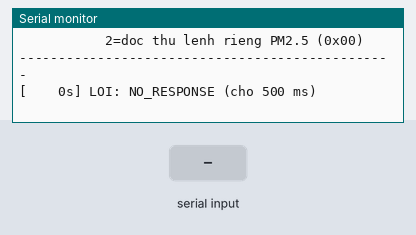
This program was run on a simulated ESP32. Parts: the last lines printed to the serial monitor. Inputs (shaded band) come from the test bench.

Above: at 2.7 s.
2.8 s: "r" received over Serial
At 3.6 s:
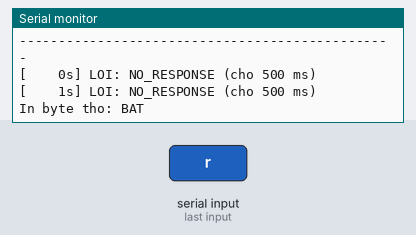
4.5 s: "R" received over Serial
At 4.9 s:
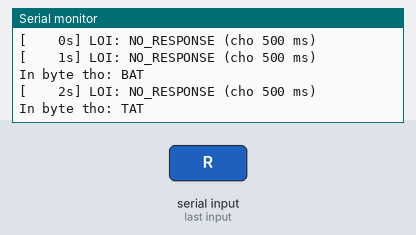
7.5 s: "s" received over Serial
At 7.9 s:
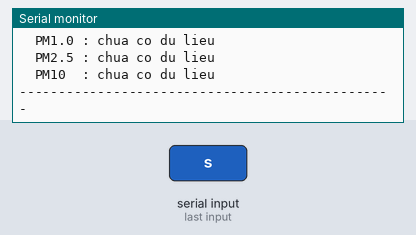
9.0 s: "h" received over the second serial link
At 9.9 s:
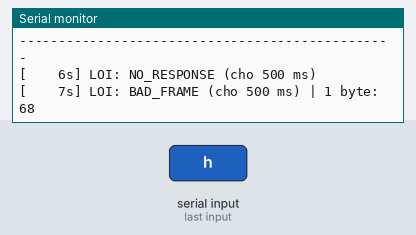
10.5 s: "S" received over Serial
At 13.33 s:
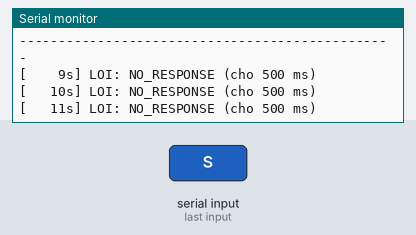
13.5 s: "c" received over Serial
At 13.9 s:
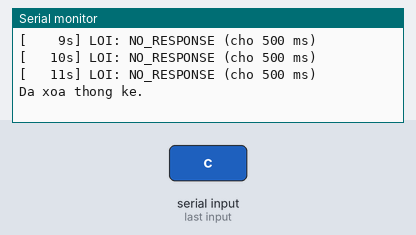

Measured:
- after the input at 2.8 s, the serial monitor: prints a new line after 0.24 s (image 1)
- after the input at 4.5 s, the serial monitor: prints a new line at once (image 2)
- after the input at 7.5 s, the serial monitor: prints a new line at once (image 3)
- after the input at 9.0 s, the serial monitor: prints a new line at once (image 4)
- after the input at 10.5 s, the serial monitor: prints a new line at once (image 5)
- after the input at 13.5 s, the serial monitor: prints a new line at once (image 6)

The program:

main.cpp
```cpp
// Chuong trinh test cam bien bui ASAIR APM10 tren ESP32.
// Doc PM1.0 / PM2.5 / PM10 moi giay, in ket qua + thong ke + goi y xu ly loi ra Serial Monitor (115200).
//
// Phim lenh tren Serial Monitor:
//   h : tro giup        r : bat/tat in byte tho (hex)     s : in thong ke ngay
//   c : xoa thong ke    p : tam dung / tiep tuc doc
//   2 : (UART) doc thu lenh rieng PM2.5 (0x00)
//   x : (I2C) gui lenh dung do        g : (I2C) gui lenh bat dau do
#include <Arduino.h>
#include <Wire.h>

#include "apm10_arduino.h"
#include "apm10_driver.h"
#include "config.h"
#include "pm25_level.h"

using namespace apm10;

static ArduinoClock gClock;

#if defined(APM10_MODE_UART)
static ArduinoUartPort gPort(Serial2);
static Apm10Uart gSensor(gPort, gClock);
static const char* kModeName = "UART (1200 baud, 8N1)";
#else
static ArduinoI2cBus gBus(Wire);
static Apm10I2c gSensor(gBus, gClock);
static const char* kModeName = "I2C (dia chi 0x08)";
#endif

// ---------------- Thong ke ----------------
struct Stat {
  uint32_t n = 0;
  uint16_t minV = 0xFFFF;
  uint16_t maxV = 0;
  uint64_t sum = 0;
  void add(uint16_t v) {
    ++n;
    sum += v;
    if (v < minV) minV = v;
    if (v > maxV) maxV = v;
  }
};

struct Stats {
  uint32_t reads = 0;
  uint32_t byStatus[static_cast<size_t>(Status::Count_)] = {0};
  uint32_t warnOrder = 0, warnRange = 0, warnLen = 0, warnReserved = 0, warnPm25Only = 0;
  Stat pm1, pm25, pm10;
};

static Stats gStats;
static bool gShowRaw = SHOW_RAW_DEFAULT;
static bool gPaused = false;
static uint32_t gConsecutiveFails = 0;
static uint32_t gLastReadMs = 0;
static uint32_t gBootMs = 0;

static void printHex(const uint8_t* data, size_t len) {
  for (size_t i = 0; i < len; ++i) Serial.printf("%02X ", data[i]);
}

static void printHelp() {
  Serial.println(F("Phim lenh: h=tro giup | r=bat/tat byte tho | s=thong ke | c=xoa thong ke | p=tam dung"));
#if defined(APM10_MODE_UART)
  Serial.println(F("           2=doc thu lenh rieng PM2.5 (0x00)"));
#else
  Serial.println(F("           x=dung do (stop) | g=bat dau do (start)"));
#endif
}

static void printStatLine(const char* name, const Stat& s) {
  if (s.n == 0) {
    Serial.printf("  %-6s: chua co du lieu\n", name);
    return;
  }
  Serial.printf("  %-6s: min=%4u  max=%4u  tb=%7.1f ug/m3  (%lu mau)\n", name, s.minV, s.maxV,
                static_cast<double>(s.sum) / s.n, static_cast<unsigned long>(s.n));
}

static void printStats() {
  const uint32_t ok = gStats.byStatus[static_cast<size_t>(Status::Ok)];
  Serial.println(F("------------------- THONG KE -------------------"));
  Serial.printf("  Tong so lan doc: %lu | Thanh cong: %lu (%.1f%%)\n", static_cast<unsigned long>(gStats.reads),
                static_cast<unsigned long>(ok), gStats.reads ? 100.0 * ok / gStats.reads : 0.0);
  for (size_t i = 1; i < static_cast<size_t>(Status::Count_); ++i) {
    if (gStats.byStatus[i]) {
      Serial.printf("  Loi %-16s: %lu\n", statusToString(static_cast<Status>(i)),
                    static_cast<unsigned long>(gStats.byStatus[i]));
    }
  }
  if (gStats.warnOrder) Serial.printf("  Canh bao PM1<=PM2.5<=PM10 sai: %lu\n", (unsigned long)gStats.warnOrder);
  if (gStats.warnRange) Serial.printf("  Canh bao vuot 1000 ug/m3     : %lu\n", (unsigned long)gStats.warnRange);
  if (gStats.warnLen) Serial.printf("  Byte LEN khac datasheet      : %lu (binh thuong, xem README)\n", (unsigned long)gStats.warnLen);
  if (gStats.warnReserved) Serial.printf("  CRC word du phong sai (I2C)  : %lu\n", (unsigned long)gStats.warnReserved);
  if (gStats.warnPm25Only) Serial.printf("  Chi nhan PM2.5 (thieu PM1/10): %lu\n", (unsigned long)gStats.warnPm25Only);
  printStatLine("PM1.0", gStats.pm1);
  printStatLine("PM2.5", gStats.pm25);
  printStatLine("PM10", gStats.pm10);
  Serial.println(F("------------------------------------------------"));
}

static void printFailHints(Status st) {
  Serial.println(F("!!! Loi lien tiep - kiem tra:"));
  Serial.println(F("    1. Nguon 5V cho APM10 (dong ~100mA), GND chung voi ESP32. Quat cam bien co quay khong?"));
#if defined(APM10_MODE_UART)
  Serial.println(F("    2. Chan SET (pin3) phai de ho hoac muc cao -> che do UART."));
  Serial.printf("    3. Day cheo: APM10 TX(pin5)->GPIO%d, APM10 RX(pin4)<-GPIO%d. Thu dao 2 day.\n", APM10_UART_RX_PIN,
                APM10_UART_TX_PIN);
  if (st == Status::BadChecksum || st == Status::BadFrame)
    Serial.println(F("    4. Co byte nhung sai khung -> nhieu/sai baud. Bam 'r' xem byte tho, day ngan, GND tot."));
  else
    Serial.println(F("    4. Khong nhan byte nao -> sai day RX/TX, sai che do SET, hoac cam bien chua cap nguon."));
#else
  Serial.println(F("    2. Chan SET (pin3) phai noi GND -> che do I2C (rut nguon cam bien sau khi doi SET)."));
  Serial.printf("    3. SDA(pin4)<->GPIO%d, SCL(pin5)<->GPIO%d, co dien tro keo len 4.7k ve 3.3V.\n", APM10_I2C_SDA_PIN,
                APM10_I2C_SCL_PIN);
  if (st == Status::CrcError)
    Serial.println(F("    4. CRC sai -> nhieu tren bus: giam do dai day, kiem tra dien tro keo len."));
  else
    Serial.println(F("    4. NACK/khong du lieu -> cam bien chua o che do do (bam 'g') hoac sai day."));
#endif
}

static void recordAndPrint(Status st, const Measurement& m, uint32_t extraMs) {
  ++gStats.reads;
  ++gStats.byStatus[static_cast<size_t>(st)];
  const uint32_t t = (millis() - gBootMs) / 1000;

  if (st != Status::Ok) {
    ++gConsecutiveFails;
    Serial.printf("[%5lus] LOI: %s", static_cast<unsigned long>(t), statusToString(st));
#if defined(APM10_MODE_UART)
    Serial.printf(" (cho %lu ms)", static_cast<unsigned long>(extraMs));
#else
    (void)extraMs;
#endif
    if (gSensor.lastRawLen() > 0) {
      Serial.printf(" | %u byte: ", static_cast<unsigned>(gSensor.lastRawLen()));
      printHex(gSensor.lastRaw(), gSensor.lastRawLen());
    }
    Serial.println();
    if (gConsecutiveFails == FAIL_HINT_AFTER) printFailHints(st);
    return;
  }

  if (gConsecutiveFails >= FAIL_HINT_AFTER) Serial.println(F(">>> Da doc lai duoc du lieu."));
  gConsecutiveFails = 0;
  if (m.has_pm1_0) gStats.pm1.add(m.pm1_0);
  if (m.has_pm2_5) gStats.pm25.add(m.pm2_5);
  if (m.has_pm10) gStats.pm10.add(m.pm10);
  if (m.warnings & kWarnOrder) ++gStats.warnOrder;
  if (m.warnings & kWarnOutOfRange) ++gStats.warnRange;
  if (m.warnings & kWarnLengthMismatch) ++gStats.warnLen;
  if (m.warnings & kWarnReservedCrc) ++gStats.warnReserved;
  if (m.warnings & kWarnPm25Only) ++gStats.warnPm25Only;

  Serial.printf("[%5lus] ", static_cast<unsigned long>(t));
  if (m.has_pm1_0) Serial.printf("PM1.0=%4u  ", m.pm1_0); else Serial.print(F("PM1.0=  --  "));
  Serial.printf("PM2.5=%4u  ", m.pm2_5);
  if (m.has_pm10) Serial.printf("PM10=%4u  ", m.pm10); else Serial.print(F("PM10=  --  "));
  Serial.printf("ug/m3 | %-10s", pm25LevelName(classifyPm25(m.pm2_5)));
  if (millis() - gBootMs < WARMUP_MS) Serial.print(F(" | dang khoi dong"));
  if (m.warnings & kWarnOrder) Serial.print(F(" | CANH BAO: PM1<=PM2.5<=PM10 sai"));
  if (m.warnings & kWarnOutOfRange) Serial.print(F(" | CANH BAO: vuot 1000"));
  if (m.warnings & kWarnPm25Only) Serial.print(F(" | chi co PM2.5"));
  if (m.warnings & kWarnReservedCrc) Serial.print(F(" | CRC du phong sai"));
  if (gShowRaw) {
    Serial.print(F(" | raw: "));
    printHex(gSensor.lastRaw(), gSensor.lastRawLen());
  }
  Serial.println();
}

static void doRead() {
  Measurement m;
#if defined(APM10_MODE_UART)
  const Status st = gSensor.readAll(m);
  recordAndPrint(st, m, gSensor.lastElapsedMs());
#else
  const Status st = gSensor.read(m);
  recordAndPrint(st, m, 0);
#endif
  if (gStats.reads % STATS_EVERY_N_READS == 0) printStats();
}

static void handleKey(int c) {
  switch (c) {
    case 'h': case 'H': printHelp(); break;
    case 'r': case 'R':
      gShowRaw = !gShowRaw;
      Serial.printf("In byte tho: %s\n", gShowRaw ? "BAT" : "TAT");
      break;
    case 's': case 'S': printStats(); break;
    case 'c': case 'C':
      gStats = Stats();
      Serial.println(F("Da xoa thong ke."));
      break;
    case 'p': case 'P':
      gPaused = !gPaused;
      Serial.println(gPaused ? F("Tam dung doc.") : F("Tiep tuc doc."));
      break;
#if defined(APM10_MODE_UART)
    case '2': {
      Measurement m;
      const Status st = gSensor.readPm25(m);
      Serial.printf("Lenh 0x00 (gui: ");
      printHex(gSensor.lastCommand(), kUartCommandLen);
      Serial.printf(") -> %s", statusToString(st));
      if (st == Status::Ok) Serial.printf(", PM2.5=%u ug/m3", m.pm2_5);
      Serial.print(F(" | nhan: "));
      printHex(gSensor.lastRaw(), gSensor.lastRawLen());
      Serial.println();
      break;
    }
#else
    case 'x': case 'X':
      Serial.printf("Stop measurement -> %s\n", statusToString(gSensor.stopMeasurement()));
      break;
    case 'g': case 'G':
      Serial.printf("Start measurement -> %s\n", statusToString(gSensor.startMeasurement()));
      break;
#endif
    default: break;
  }
}

#if defined(APM10_MODE_I2C)
static void scanI2c() {
  Serial.print(F("Quet bus I2C: "));
  int found = 0;
  for (uint8_t addr = 1; addr < 127; ++addr) {
    Wire.beginTransmission(addr);
    if (Wire.endTransmission() == 0) {
      Serial.printf("0x%02X ", addr);
      ++found;
    }
  }
  Serial.println(found ? "" : "khong tim thay thiet bi nao!");
}
#endif

void setup() {
  Serial.begin(115200);
  delay(1500);
  gBootMs = millis();
  Serial.println();
  Serial.println(F("================================================"));
  Serial.println(F(" TEST CAM BIEN BUI ASAIR APM10 - PM1.0/PM2.5/PM10"));
  Serial.println(F("================================================"));
  Serial.printf("Che do giao tiep: %s\n", kModeName);

#if defined(APM10_MODE_UART)
  Serial2.begin(kUartBaud, SERIAL_8N1, APM10_UART_RX_PIN, APM10_UART_TX_PIN);
  Serial.printf("UART2: RX=GPIO%d (noi APM10 TX pin5), TX=GPIO%d (noi APM10 RX pin4)\n", APM10_UART_RX_PIN,
                APM10_UART_TX_PIN);
  uint8_t cmd[kUartCommandLen];
  buildUartCommand(kCmdReadAll, cmd, sizeof(cmd));
  Serial.print(F("Lenh doc 3 thong so: "));
  printHex(cmd, sizeof(cmd));
  Serial.println();
#else
  Wire.begin(APM10_I2C_SDA_PIN, APM10_I2C_SCL_PIN, APM10_I2C_FREQ_HZ);
  Wire.setTimeOut(50);
  Serial.printf("I2C: SDA=GPIO%d, SCL=GPIO%d, %lu Hz\n", APM10_I2C_SDA_PIN, APM10_I2C_SCL_PIN,
                static_cast<unsigned long>(APM10_I2C_FREQ_HZ));
  scanI2c();
  Serial.printf("APM10 tai 0x%02X: %s\n", kI2cAddress, gSensor.probe() ? "CO phan hoi (ACK)" : "KHONG phan hoi");
  Status st = Status::I2cNack;
  for (int i = 0; i < 3 && st != Status::Ok; ++i) {
    st = gSensor.startMeasurement();
    if (st != Status::Ok) delay(200);
  }
  Serial.printf("Gui lenh bat dau do: %s\n", statusToString(st));
  delay(1000);  // du lieu dau tien san sang sau ~1 s
#endif
  Serial.printf("Doc moi %d ms. %d giay dau la thoi gian khoi dong quat/laser.\n", READ_INTERVAL_MS,
                WARMUP_MS / 1000);
  printHelp();
  Serial.println(F("------------------------------------------------"));
  gLastReadMs = millis() - READ_INTERVAL_MS;
}

void loop() {
  while (Serial.available() > 0) handleKey(Serial.read());
  if (gPaused) return;
  const uint32_t now = millis();
  if (now - gLastReadMs >= READ_INTERVAL_MS) {
    gLastReadMs = now;
    doRead();
  }
}
```

config.h
```cpp
// Cau hinh chan va thong so test. Che do (UART/I2C) chon bang env trong platformio.ini.
#pragma once

#if !defined(APM10_MODE_UART) && !defined(APM10_MODE_I2C)
#define APM10_MODE_UART 1  // mac dinh UART neu build bang Arduino IDE
#endif
#if defined(APM10_MODE_UART) && defined(APM10_MODE_I2C)
#error "Chi chon mot che do: APM10_MODE_UART hoac APM10_MODE_I2C"
#endif

// ---- UART (chan SET cua APM10 de ho hoac noi 3.3V) ----
// APM10 pin5 TX  -> ESP32 GPIO16 (RX2)
// APM10 pin4 RX  <- ESP32 GPIO17 (TX2)
#define APM10_UART_RX_PIN 16
#define APM10_UART_TX_PIN 17

// ---- I2C (chan SET cua APM10 noi GND) ----
// APM10 pin4 SDA <-> ESP32 GPIO21, APM10 pin5 SCL <-> ESP32 GPIO22, dien tro keo len 4.7k ve 3.3V
#define APM10_I2C_SDA_PIN 21
#define APM10_I2C_SCL_PIN 22
#define APM10_I2C_FREQ_HZ 100000

// ---- Thong so test ----
#define READ_INTERVAL_MS 1000      // datasheet: chu ky cap nhat du lieu 1 s
#define WARMUP_MS 30000            // thoi gian quat/laser on dinh, so doc truoc do chi tham khao
#define STATS_EVERY_N_READS 30     // in bang thong ke sau moi N lan doc
#define FAIL_HINT_AFTER 5          // so lan loi lien tiep truoc khi in goi y kiem tra day
#define SHOW_RAW_DEFAULT false     // in byte tho (hex) moi lan doc; bat/tat bang phim 'r'
```
